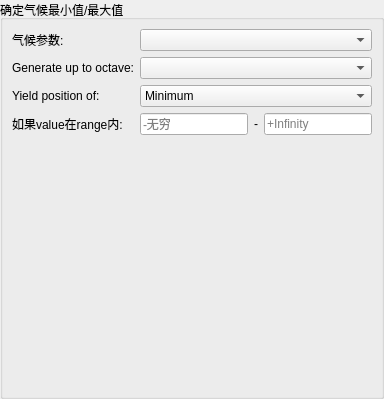
         <widget class="QWidget" name="pageMinMax">
          <layout class="QGridLayout" name="gridLayout_23">
           <property name="leftMargin">
            <number>0</number>
           </property>
           <property name="topMargin">
            <number>0</number>
           </property>
           <property name="rightMargin">
            <number>0</number>
           </property>
           <property name="bottomMargin">
            <number>0</number>
           </property>
           <item row="0" column="0">
            <widget class="QGroupBox" name="groupBox_10">
             <property name="title">
              <string>&#30830;&#23450;&#27668;&#20505;&#26368;&#23567;&#20540;/&#26368;&#22823;&#20540;</string>
             </property>
             <layout class="QGridLayout" name="gridLayout_24">
              <item row="3" column="0">
               <widget class="QLabel" name="label_9">
                <property name="text">
                 <string>&#22914;&#26524;value&#22312;range&#20869;:</string>
                </property>
               </widget>
              </item>
              <item row="0" column="0">
               <widget class="QLabel" name="label_8">
                <property name="text">
                 <string>&#27668;&#20505;&#21442;&#25968;:</string>
                </property>
               </widget>
              </item>
              <item row="1" column="1" colspan="3">
               <widget class="QComboBox" name="comboOctaves">
                <property name="font">
                 <font>
                  <family>Monospace</family>
                 </font>
                </property>
               </widget>
              </item>
              <item row="3" column="2">
               <widget class="QLabel" name="label_14">
                <property name="text">
                 <string>-</string>
                </property>
               </widget>
              </item>
              <item row="3" column="1">
               <widget class="QLineEdit" name="lineMin">
                <property name="toolTip">
                 <string>&lt;html&gt;&lt;head/&gt;&lt;body&gt;&lt;p&gt;Lower bound (inclusive)&lt;/p&gt;&lt;/body&gt;&lt;/html&gt;</string>
                </property>
                <property name="placeholderText">
                 <string>-&#26080;&#31351;</string>
                </property>
               </widget>
              </item>
              <item row="3" column="3">
               <widget class="QLineEdit" name="lineMax">
                <property name="toolTip">
                 <string>&lt;html&gt;&lt;head/&gt;&lt;body&gt;&lt;p&gt;Upper bound (inclusive)&lt;/p&gt;&lt;/body&gt;&lt;/html&gt;</string>
                </property>
                <property name="placeholderText">
                 <string>+Infinity</string>
                </property>
               </widget>
              </item>
              <item row="0" column="1" colspan="3">
               <widget class="QComboBox" name="comboClimatePara" />
              </item>
              <item row="5" column="1">
               <spacer name="verticalSpacer_5">
                <property name="orientation">
                 <enum>Qt::Vertical</enum>
                </property>
                <property name="sizeHint" stdset="0">
                 <size>
                  <width>20</width>
                  <height>252</height>
                 </size>
                </property>
               </spacer>
              </item>
              <item row="1" column="0">
               <widget class="QLabel" name="label_12">
                <property name="text">
                 <string>Generate up to octave:</string>
                </property>
               </widget>
              </item>
              <item row="2" column="1" colspan="3">
               <widget class="QComboBox" name="comboMinMax">
                <item>
                 <property name="text">
                  <string>Minimum</string>
                 </property>
                </item>
                <item>
                 <property name="text">
                  <string>Maximum</string>
                 </property>
                </item>
               </widget>
              </item>
              <item row="2" column="0">
               <widget class="QLabel" name="label_15">
                <property name="text">
                 <string>Yield position of:</string>
                </property>
               </widget>
              </item>
             </layout>
            </widget>
           </item>
          </layout>
         </widget>
